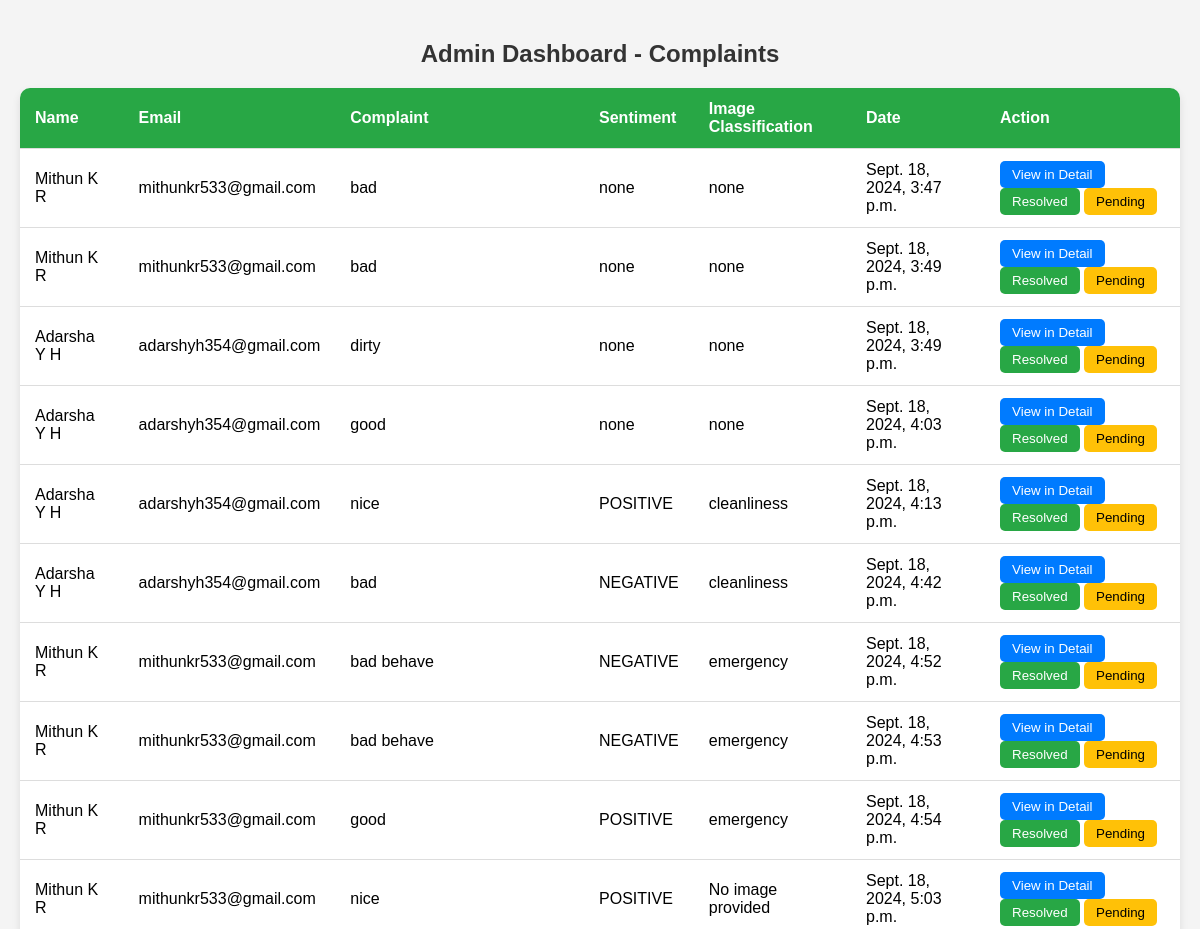
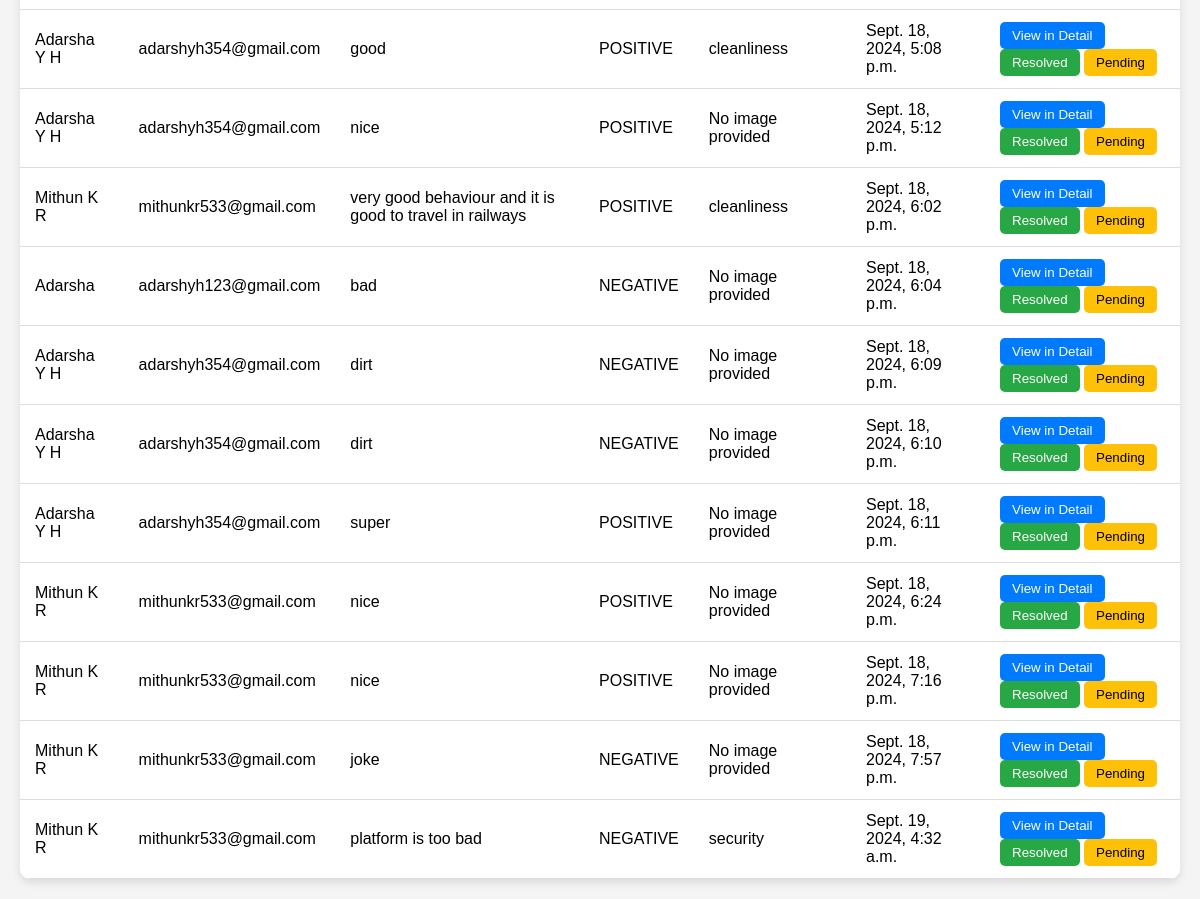
/admin_dashboard/, run on the app's committed database (2 pictures, top to bottom).
### complaints/models.py (models this page shows, shortened)
class Complaint(models.Model):
    name = models.CharField(max_length=100)
    email = models.EmailField()
    complaint_text = models.TextField()
    sentiment = models.CharField(max_length=100,default='none')
    image_classification = models.CharField(max_length=100,default='none')
    pnr_number = models.CharField(max_length=50, default='UNKNOWN')  # Added PNR number field
    complaint_image = models.ImageField(upload_to='complaint_images/', blank=True, null=True,default='Not Classified')  # Image field
    created_at = models.DateTimeField(auto_now_add=True)

### complaints/views.py (the view)
# urls.py: path('admin_dashboard/', views.admin_dashboard, name='admin_dashboard'),
def admin_dashboard(request):
    complaints = Complaint.objects.all()
    return render(request, 'admin_dashboard.html', {'complaints': complaints})

### complaints/templates/admin_dashboard.html (shortened to what this page needs)
<!DOCTYPE html>
<html lang="en">
<head>
</head>
<body>
    <div>
        <h2>Admin Dashboard - Complaints</h2>
        <table>
            <thead>
                <tr>
                    <th>Name</th>
                    <th>Email</th>
                    <th>Complaint</th>
                    <th>Sentiment</th>
                    <th>Image Classification</th>
                    <th>Date</th>
                    <th>Action</th>
                </tr>
            </thead>
            <tbody>
                {% for complaint in complaints %}
                <tr id="complaint-{{ complaint.id }}">
                    <td data-label="Name">{{ complaint.name }}</td>
                    <td data-label="Email">{{ complaint.email }}</td>
                    <td data-label="Complaint">{{ complaint.complaint_text }}</td>
                    <td data-label="Sentiment">{{ complaint.sentiment }}</td>
                    <td data-label="Image Classification">{{ complaint.image_classification }}</td>
                    <td data-label="Date">{{ complaint.created_at }}</td>
                    <td data-label="Action">
                        <button class="view-detail" onclick="viewComplaintDetail({{ complaint.id }})">View in Detail</button>
                        <button class="resolved" onclick="markResolved({{ complaint.id }}, document.getElementById('complaint-{{ complaint.id }}'))">Resolved</button>
                        <button class="pending" onclick="markPending(document.getElementById('complaint-{{ complaint.id }}'))">Pending</button>
                    </td>
                </tr>
                {% endfor %}
            </tbody>
        </table>
    </div>
</body>
</html>

### complaints/templates/admin_dashboard.html (style rules this page uses)
body { font-family: Arial, sans-serif; background-color: #f4f4f4; margin: 0; padding: 20px; display: flex; justify-content: center; align-items: center; min-height: 100vh; }
h2 { text-align: center; margin-bottom: 20px; color: #333; }
table { width: 100%; border-collapse: collapse; background-color: white; border-radius: 10px; box-shadow: 0 4px 8px rgba(0, 0, 0, 0.1); overflow: hidden; }
th, td { padding: 12px 15px; text-align: left; border-bottom: 1px solid #ddd; }
th { background-color: #28a745; color: white; }
td button { padding: 6px 12px; border: none; border-radius: 5px; cursor: pointer; color: white; transition: background-color 0.3s ease; }
.resolved { background-color: #28a745; }
.pending { background-color: #ffc107; color: black; }
.view-detail { background-color: #007bff; }

### data on the page
Complaint: name "Mithun K R", email "mithunkr533@gmail.com", complaint_text "bad", sentiment "none", image_classification "none", created_at "Sept. 18, 2024, 3:47 p.m."
Complaint: name "Mithun K R", email "mithunkr533@gmail.com", complaint_text "bad", sentiment "none", image_classification "none", created_at "Sept. 18, 2024, 3:49 p.m."
Complaint: name "Adarsha Y H", email "adarshyh354@gmail.com", complaint_text "dirty", sentiment "none", image_classification "none", created_at "Sept. 18, 2024, 3:49 p.m."
Complaint: name "Adarsha Y H", email "adarshyh354@gmail.com", complaint_text "good", sentiment "none", image_classification "none", created_at "Sept. 18, 2024, 4:03 p.m."
Complaint: name "Adarsha Y H", email "adarshyh354@gmail.com", complaint_text "nice", sentiment "POSITIVE", image_classification "cleanliness", created_at "Sept. 18, 2024, 4:13 p.m."
Complaint: name "Adarsha Y H", email "adarshyh354@gmail.com", complaint_text "bad", sentiment "NEGATIVE", image_classification "cleanliness", created_at "Sept. 18, 2024, 4:42 p.m."
Complaint: name "Mithun K R", email "mithunkr533@gmail.com", complaint_text "bad behave", sentiment "NEGATIVE", image_classification "emergency", created_at "Sept. 18, 2024, 4:52 p.m."
Complaint: name "Mithun K R", email "mithunkr533@gmail.com", complaint_text "bad behave", sentiment "NEGATIVE", image_classification "emergency", created_at "Sept. 18, 2024, 4:53 p.m."
Complaint: name "Mithun K R", email "mithunkr533@gmail.com", complaint_text "good", sentiment "POSITIVE", image_classification "emergency", created_at "Sept. 18, 2024, 4:54 p.m."
Complaint: name "Mithun K R", email "mithunkr533@gmail.com", complaint_text "nice", sentiment "POSITIVE", image_classification "No image provided", created_at "Sept. 18, 2024, 5:03 p.m."
Complaint: name "Adarsha Y H", email "adarshyh354@gmail.com", complaint_text "good", sentiment "POSITIVE", image_classification "cleanliness", created_at "Sept. 18, 2024, 5:08 p.m."
Complaint: name "Adarsha Y H", email "adarshyh354@gmail.com", complaint_text "nice", sentiment "POSITIVE", image_classification "No image provided", created_at "Sept. 18, 2024, 5:12 p.m."
Complaint: name "Mithun K R", email "mithunkr533@gmail.com", complaint_text "very good behaviour and it is good to travel in railways", sentiment "POSITIVE", image_classification "cleanliness", created_at "Sept. 18, 2024, 6:02 p.m."
Complaint: name "Adarsha", email "adarshyh123@gmail.com", complaint_text "bad", sentiment "NEGATIVE", image_classification "No image provided", created_at "Sept. 18, 2024, 6:04 p.m."
Complaint: name "Adarsha Y H", email "adarshyh354@gmail.com", complaint_text "dirt", sentiment "NEGATIVE", image_classification "No image provided", created_at "Sept. 18, 2024, 6:09 p.m."
Complaint: name "Adarsha Y H", email "adarshyh354@gmail.com", complaint_text "dirt", sentiment "NEGATIVE", image_classification "No image provided", created_at "Sept. 18, 2024, 6:10 p.m."
Complaint: name "Adarsha Y H", email "adarshyh354@gmail.com", complaint_text "super", sentiment "POSITIVE", image_classification "No image provided", created_at "Sept. 18, 2024, 6:11 p.m."
Complaint: name "Mithun K R", email "mithunkr533@gmail.com", complaint_text "nice", sentiment "POSITIVE", image_classification "No image provided", created_at "Sept. 18, 2024, 6:24 p.m."
Complaint: name "Mithun K R", email "mithunkr533@gmail.com", complaint_text "nice", sentiment "POSITIVE", image_classification "No image provided", created_at "Sept. 18, 2024, 7:16 p.m."
Complaint: name "Mithun K R", email "mithunkr533@gmail.com", complaint_text "joke", sentiment "NEGATIVE", image_classification "No image provided", created_at "Sept. 18, 2024, 7:57 p.m."
Complaint: name "Mithun K R", email "mithunkr533@gmail.com", complaint_text "platform is too bad", sentiment "NEGATIVE", image_classification "security", created_at "Sept. 19, 2024, 4:32 a.m."
